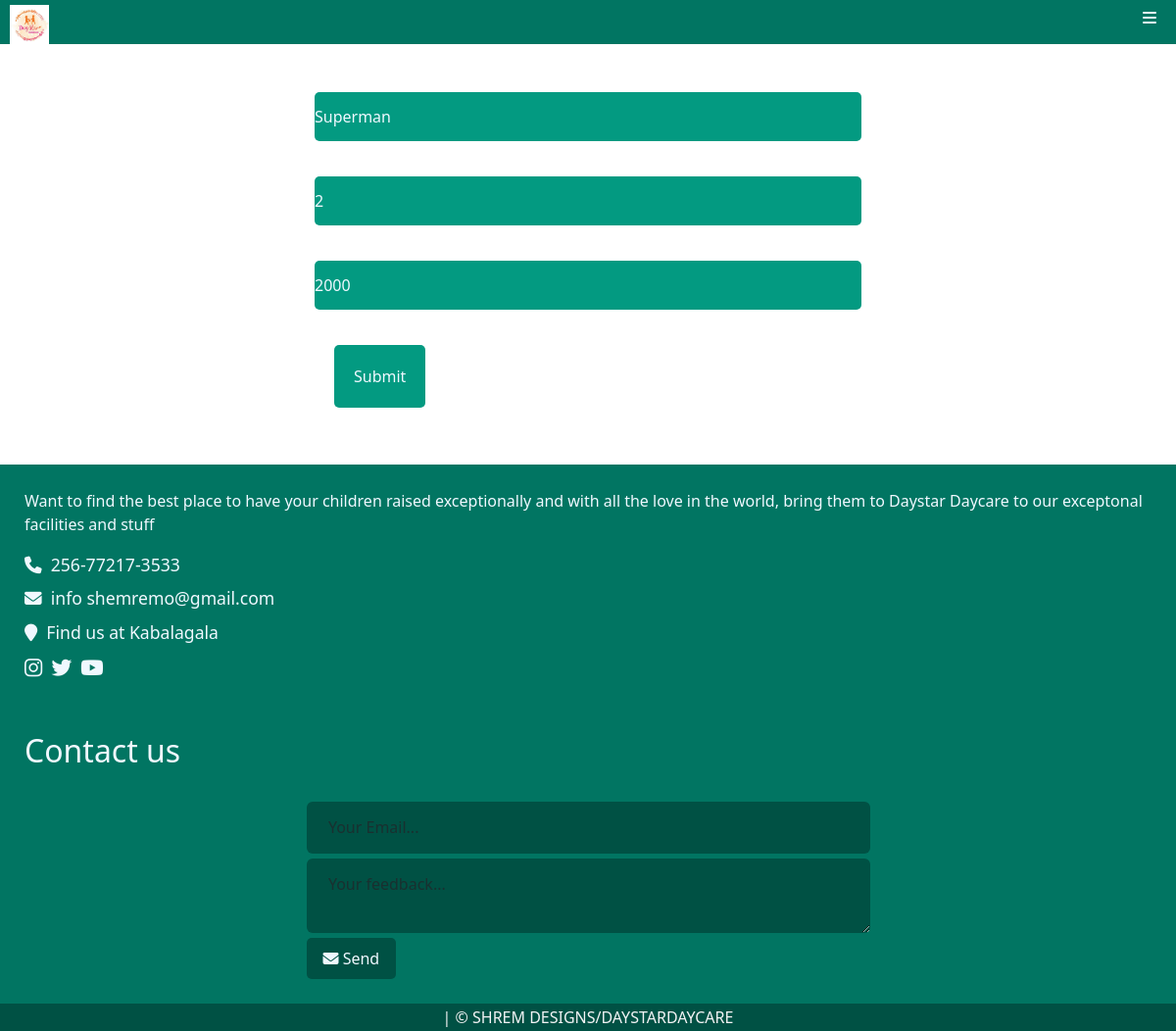
/editdollview/5/ (signed in), run on an earlier commit of the app's database.
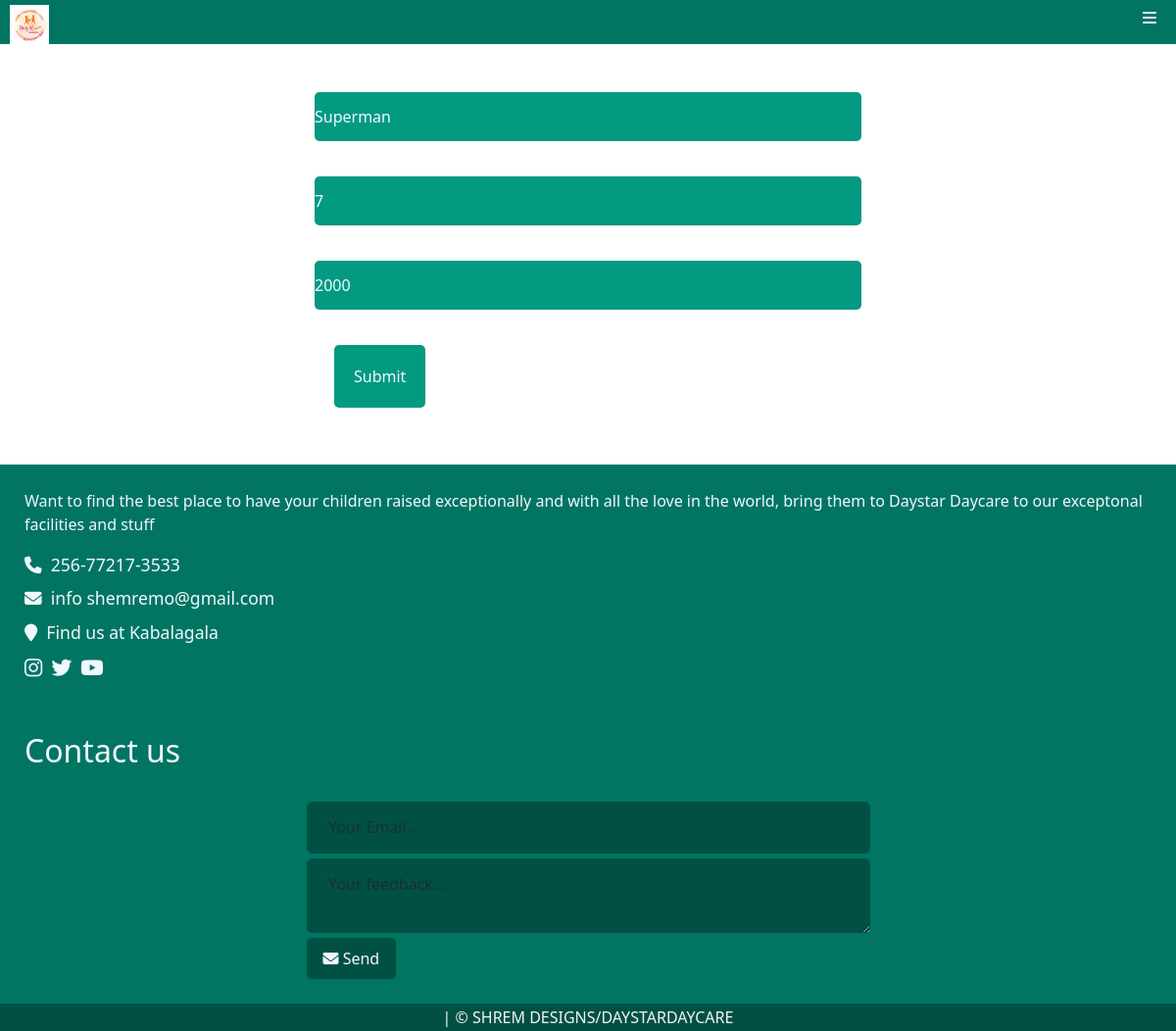
And on a later commit of the database.
### Daystarapp/models.py (models this page shows, shortened)
class Dollstall(models.Model):
    dolls = models.CharField(max_length=50, blank=True)
    quantity = models.IntegerField(null=True, blank=True)
    unitprice = models.IntegerField(null = True, blank=True)

### Daystarapp/views.py (the view)
# urls.py: path('editdollview/<int:id>/', views.editdollview, name='editdollview'),
@login_required(login_url='index')
def editdollview(request, id):
    dolls = Dollstall.objects.get(id=id)
    if request.method == 'POST':
        dollform = DollRegForm(request.POST, instance = dolls)
        if dollform.is_valid():
            dollform.save()
            return redirect('dolltotalview')
        else:
            messages.info(request, "FORM HAS SOME INVALID INFO!!!")
    else:
        dollform = DollRegForm(instance = dolls)
        return render(request, 'Daystarapp/dollreg.html', {'regdollform': dollform})

### Daystarapp/forms.py
class DollRegForm(ModelForm):
    class Meta:
        model = Dollstall
        fields = '__all__'
        labels = {
            'dolls': False,
            'quantity': False,
            'unitprice': False,
        }
        widgets = {
            'dolls': forms.TextInput(attrs={'placeholder': 'Dolls...', 'required':'required'}),
            'quantity': forms.NumberInput(attrs={'placeholder': 'Quantity...', 'required':'required'}),
            'unitprice': forms.NumberInput(attrs={'placeholder': 'Unit price UGX...', 'required':'required'}),
        }

### Daystarapp/templates/Daystarapp/dollreg.html (shortened to what this page needs)
{% extends 'Daystarapp/base.html' %}
{% load crispy_forms_tags %}
{% load static %}
{% load bootstrap5 %}
{% block content %}
<br>
<div class="container" style="min-height: 400px;">
    <form method="post">
        {{ regdollform.as_p }}
        <button type="submit">Submit</button>
    </form>
</div>
{% endblock %}

What changed in the data, as far as the page shows it:
changed Dollstall "Superman": quantity "2" → "7"
